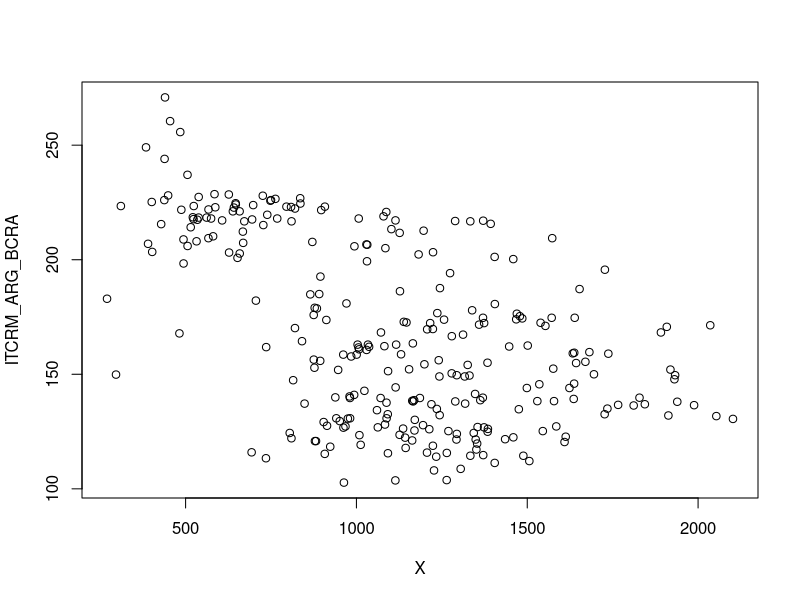
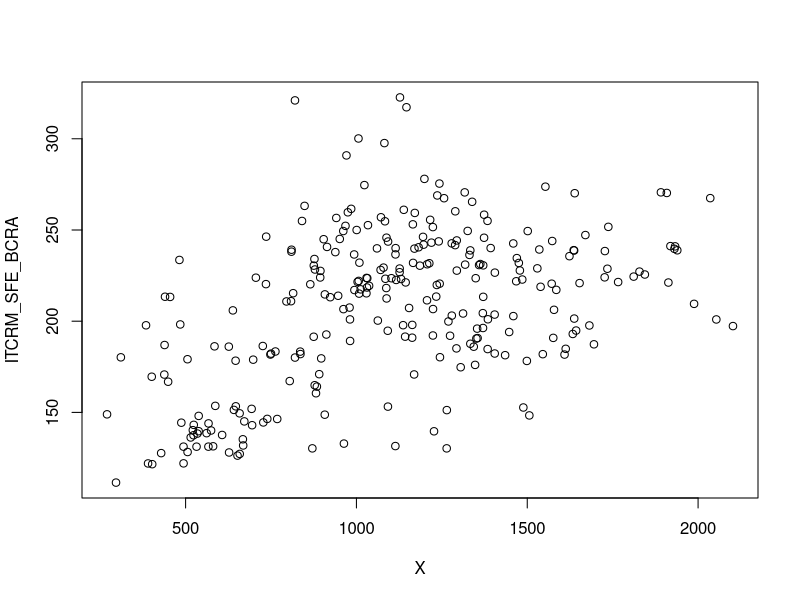
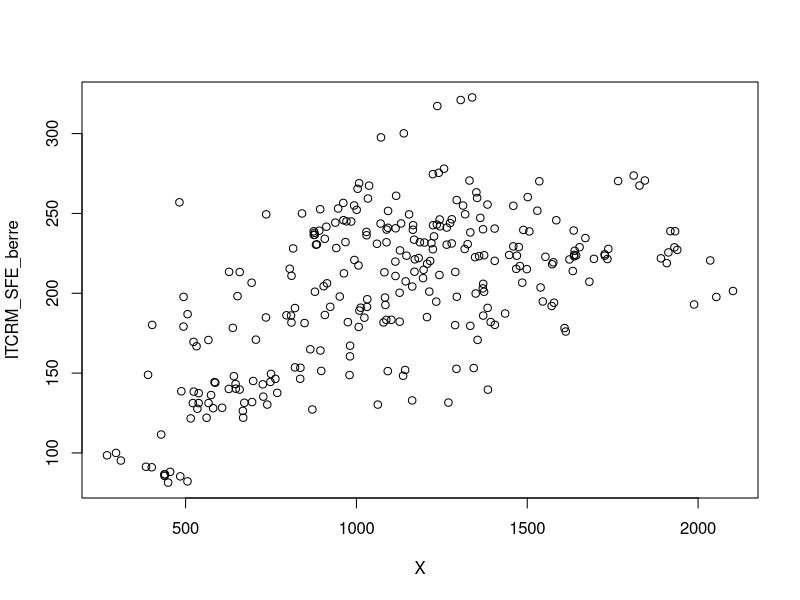
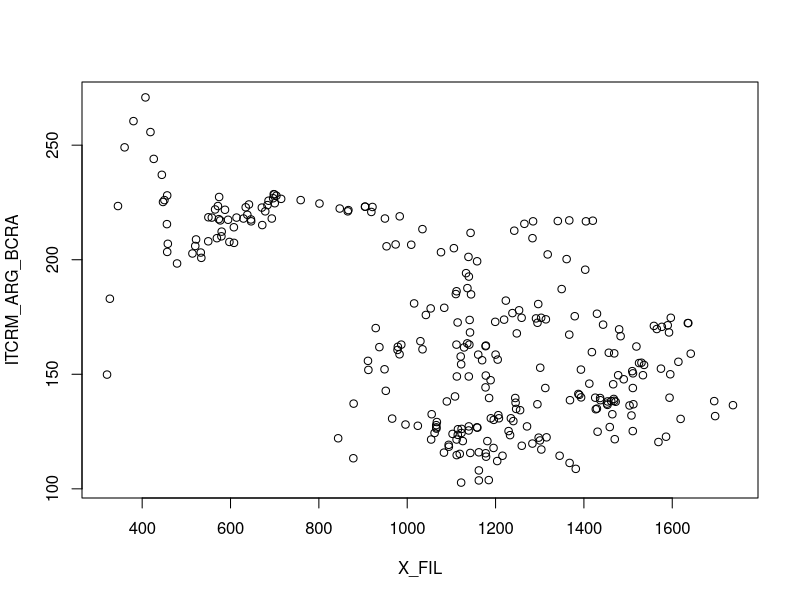
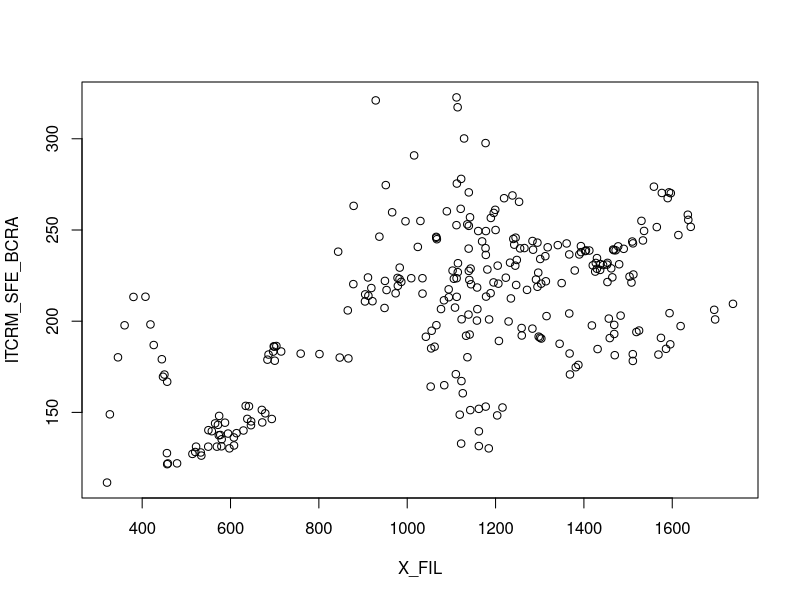
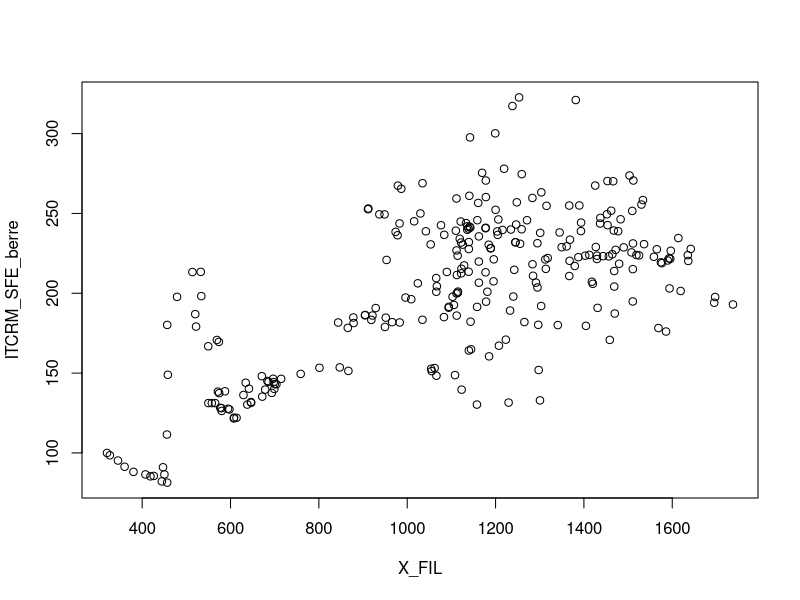

R code for these plots, in order:
#Librerias####
library(readxl)
library(dynlm)
#Datos####
datos <- read_excel("datos.xlsx",
                    sheet = "Tabelle2",
                    range = "K2:T278")

attach(datos)
#DESCRIPTIVAS ####
## X SIN FILTRAR ####
cor(X, ITCRM_ARG_BCRA)
cor(X, ITCRM_SFE_BCRA)
cor(X, ITCRM_SFE_berre)

plot(X, ITCRM_ARG_BCRA)
plot(X, ITCRM_SFE_BCRA)
plot(X, ITCRM_SFE_berre)
## X FILTRADAS ####
cor(X_FIL, ITCRM_ARG_BCRA)
cor(X_FIL, ITCRM_SFE_BCRA)
cor(X_FIL, ITCRM_SFE_berre)

plot(X_FIL, ITCRM_ARG_BCRA)
plot(X_FIL, ITCRM_SFE_BCRA)
plot(X_FIL, ITCRM_SFE_berre)
# MODELOS SIMPLES####
## X SIN FILTRAR####
reg_ARG       <- lm(log(X) ~ log(ITCRM_ARG_BCRA))
reg_SFE_BCRA  <- lm(log(X) ~ log(ITCRM_SFE_BCRA))
reg_SFE_Berre <- lm(log(X) ~ log(ITCRM_SFE_berre))

summary(reg_ARG)
summary(reg_SFE_BCRA)
summary(reg_SFE_Berre)

## X FILTRADAS####
reg_ARG_fil       <- lm(log(X_FIL) ~ log(ITCRM_ARG_BCRA))
reg_SFE_BCRA_fil  <- lm(log(X_FIL) ~ log(ITCRM_SFE_BCRA))
reg_SFE_Berre_fil <- lm(log(X_FIL) ~ log(ITCRM_SFE_berre))

summary(reg_ARG_fil)
summary(reg_SFE_BCRA_fil)
summary(reg_SFE_Berre_fil)
# MODELOS MULTIPPLES####
## X SIN FILTRAR | GEBC####
reg_ARG_mult       <- lm(log(X) ~ log(ITCRM_ARG_BCRA) + log(GEBC))
reg_SFE_BCRA_mult  <- lm(log(X) ~ log(ITCRM_SFE_BCRA) + log(GEBC))
reg_SFE_Berre_mult <- lm(log(X) ~ log(ITCRM_SFE_berre) + log(GEBC))

summary(reg_ARG_mult)
summary(reg_SFE_BCRA_mult)
summary(reg_SFE_Berre_mult)
## X FILTRADAS | GEBC####
reg_ARG_mult_fil       <- lm(log(X_FIL) ~ log(ITCRM_ARG_BCRA)  + log(GEBC))
reg_SFE_BCRA_mult_fil  <- lm(log(X_FIL) ~ log(ITCRM_SFE_BCRA)  + log(GEBC))
reg_SFE_Berre_mult_fil <- lm(log(X_FIL) ~ log(ITCRM_SFE_berre) + log(GEBC))

summary(reg_ARG_mult_fil)
summary(reg_SFE_BCRA_mult_fil)
summary(reg_SFE_Berre_mult_fil)

## X SIN FILTRAR | GEBC + VMT####
reg_ARG_mult_2       <- lm(log(X) ~ log(ITCRM_ARG_BCRA) + log(GEBC)  + log(VMT))
reg_SFE_BCRA_mult_2  <- lm(log(X) ~ log(ITCRM_SFE_BCRA) + log(GEBC)  + log(VMT))
reg_SFE_Berre_mult_2 <- lm(log(X) ~ log(ITCRM_SFE_berre) + log(GEBC) + log(VMT))

summary(reg_ARG_mult_2)
summary(reg_SFE_BCRA_mult_2)
summary(reg_SFE_Berre_mult_2)
## X FILTRADAS | GEBC + VMT####
reg_ARG_mult_fil_2       <- lm(log(X) ~ log(ITCRM_ARG_BCRA)  + log(GEBC) + log(VMT))
reg_SFE_BCRA_mult_fil_2  <- lm(log(X) ~ log(ITCRM_SFE_BCRA)  + log(GEBC) + log(VMT))
reg_SFE_Berre_mult_fil_2 <- lm(log(X) ~ log(ITCRM_SFE_berre) + log(GEBC) + log(VMT))

summary(reg_ARG_mult_fil_2)
summary(reg_SFE_BCRA_mult_fil_2)
summary(reg_SFE_Berre_mult_fil_2)

## X SIN FILTRAR | API (AGRICULTURAL PRICE INDEX, THE PINK SHEET) ####
reg_ARG_mult_3       <- lm(log(X) ~ log(ITCRM_ARG_BCRA) + log(API))
reg_SFE_BCRA_mult_3  <- lm(log(X) ~ log(ITCRM_SFE_BCRA) + log(API))
reg_SFE_Berre_mult_3 <- lm(log(X) ~ log(ITCRM_SFE_berre) + log(API))

summary(reg_ARG_mult_3)
summary(reg_SFE_BCRA_mult_3)
summary(reg_SFE_Berre_mult_3)

## X SIN FILTRAR | API + GEBC ####
reg_ARG_mult_4       <- lm(log(X) ~ log(ITCRM_ARG_BCRA) + log(GEBC)  + log(API))
reg_SFE_BCRA_mult_4  <- lm(log(X) ~ log(ITCRM_SFE_BCRA) + log(GEBC)  + log(API))
reg_SFE_Berre_mult_4 <- lm(log(X) ~ log(ITCRM_SFE_berre) + log(GEBC) + log(API))

summary(reg_ARG_mult_4)
summary(reg_SFE_BCRA_mult_4)
summary(reg_SFE_Berre_mult_4)

install.packages(c("broom", "dplyr", "tidyr", "openxlsx"))
library(broom)
library(dplyr)
library(tidyr)
library(openxlsx)

modelos <- list(
  
  # === MODELOS SIMPLES ===
  "ARG | ITCRM ARG BCRA"        = reg_ARG,
  "SFE | ITCRM SFE BCRA"        = reg_SFE_BCRA,
  "SFE | ITCRM SFE Berre"       = reg_SFE_Berre,
  
  # === X FILTRADAS ===
  "ARG FIL | ITCRM ARG BCRA"    = reg_ARG_fil,
  "SFE FIL | ITCRM SFE BCRA"    = reg_SFE_BCRA_fil,
  "SFE FIL | ITCRM SFE Berre"   = reg_SFE_Berre_fil,
  
  # === MULTIPLES | GEBC ===
  "ARG | ITCRM ARG BCRA + GEBC"      = reg_ARG_mult,
  "SFE | ITCRM SFE BCRA + GEBC"      = reg_SFE_BCRA_mult,
  "SFE | ITCRM SFE Berre + GEBC"  = reg_SFE_Berre_mult,
  
  # === FILTRADAS | GEBC ===
  "ARG FIL | ITCRM ARG BCRA + GEBC"  = reg_ARG_mult_fil,
  "SFE FIL | ITCRM SFE BCRA + GEBC"  = reg_SFE_BCRA_mult_fil,
  "SFE FIL | ITCRM SFE Berre + GEBC" = reg_SFE_Berre_mult_fil,
  
  # === GEBC + VMT ===
  "ARG | ITCRM ARG BCRA + GEBC + VMT" = reg_ARG_mult_2,
  "SFE | ITCRM SFE BCRA + GEBC + VMT" = reg_SFE_BCRA_mult_2,
  "SFE | ITCRM SFE Berre + GEBC + VMT" = reg_SFE_Berre_mult_2,
  
  # === API ===
  "ARG | ITCRM ARG BCRA + API"       = reg_ARG_mult_3,
  "SFE | ITCRM SFE BCRA + API"       = reg_SFE_BCRA_mult_3,
  "SFE | ITCRM SFE Berre + API"   = reg_SFE_Berre_mult_3,
  
  # === API + GEBC ===
  "ARG | ITCRM ARG BCRA + API + GEBC" = reg_ARG_mult_4,
  "SFE | ITCRM SFE BCRA + API + GEBC" = reg_SFE_BCRA_mult_4,
  "SFE | ITCRM SFE Berre + API + GEBC" = reg_SFE_Berre_mult_4
)

coef_tabla <- bind_rows(
  lapply(names(modelos), function(nm) {
    tidy(modelos[[nm]]) %>%
      mutate(
        modelo = nm,
        stars = case_when(
          p.value < 0.01 ~ "***",
          p.value < 0.05 ~ "**",
          p.value < 0.10 ~ "*",
          TRUE ~ ""
        ),
        coef = sprintf("%.3f%s", estimate, stars)
      ) %>%
      select(modelo, term, coef)
  })
)

tabla_reg <- coef_tabla %>%
  pivot_wider(
    names_from  = modelo,
    values_from = coef
  )

r2_adj <- tibble(
  term = "R² ajustado",
  !!!setNames(
    lapply(modelos, function(m)
      as.character(round(summary(m)$adj.r.squared, 3))
    ),
    names(modelos)
  )
)


tabla_final <- bind_rows(tabla_reg, r2_adj)

write.xlsx(
  tabla_final,
  file = "regresiones_completas.xlsx",
  overwrite = TRUE
)
